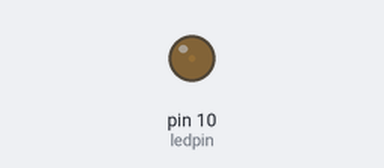
The sketch below on a simulated Arduino Uno, built with avr-gcc and run on an emulated ATmega328P. On the bench: output pins drawn as LEDs (lit = HIGH).

Above: at 0.05 s.
At 1.7 s:
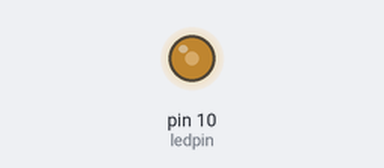
At 3.4 s:
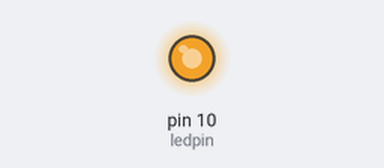
At 6.75 s:
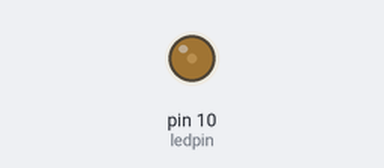
Timing chart, 0 to 9.8 s (numbered marks = the images above):
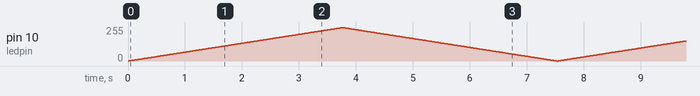

The sketch:

Breathing_Led.ino
```cpp
int ledpin=10;
void setup() {
  // put your setup code here, to run once:
  pinMode(ledpin,OUTPUT);

}

void loop() {
  // put your main code here, to run repeatedly:
  for (int a=0;a<=250;a+=1)
  {
    analogWrite(ledpin,a);
    delay(15);
  }
  for (int a=250;a>=0;a-=1)
  {
    analogWrite(ledpin,a);
    delay(15);
  }

}
```
